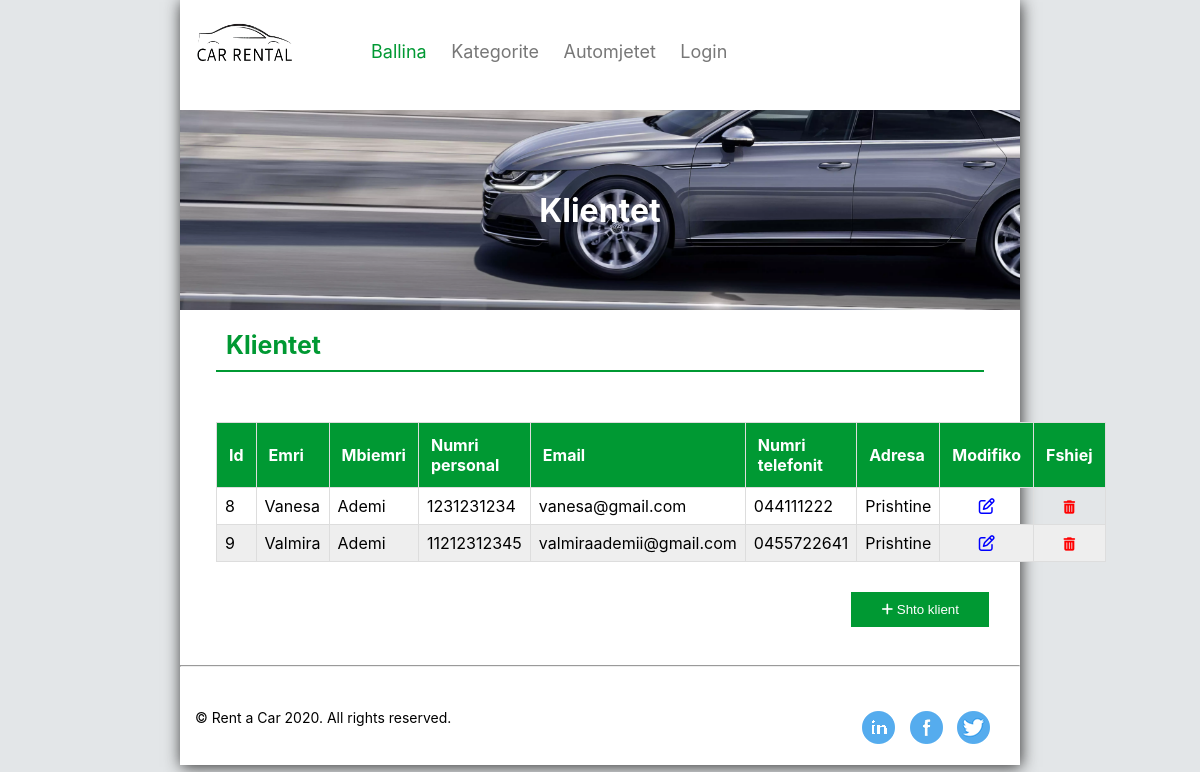
The app's page /klientet.php with its own data.
### tables this page shows
CREATE TABLE `klientet` (
  `klientiid` int(11) NOT NULL,
  `emri` varchar(255) NOT NULL,
  `mbiemri` varchar(255) NOT NULL,
  `nr_personal` bigint(20) NOT NULL,
  `email` varchar(255) NOT NULL,
  `telefoni` varchar(255) NOT NULL,
  `adresa` varchar(255) DEFAULT NULL,
  `username` varchar(255) DEFAULT NULL,
  `password` varchar(255) DEFAULT NULL,
  `roli` bit(3) NOT NULL
);

### includes/sqlFunctions.php (called while the page is built, shortened)
<?php
    function connection()
    {
        $dbconn = mysqli_connect('localhost', 'root', '', 'rentacardb');
        return $dbconn;
    }
    function merrKlientet()
    {
        $dbconn = connection();
        $sql = "SELECT * FROM klientet Where roli = 0";
        $result = mysqli_query($dbconn, $sql);
        return $result;
    }
?>

### klientet.php (the view, shortened to what this page needs)
<?php
include_once 'includes/header.php';
include_once 'includes/sqlFunctions.php';
?>
<div id="main">
    <div id="slide-bar">
        <div class="image">
            <h1>Klientet</h1>
        </div>
    </div>
    <div class="tabela">
        <h1 style="margin-bottom: 50px;">Klientet</h1>
        <table id="klientet_table">
            <thead>
                <tr>
                    <th>Id</th>
                    <th>Emri</th>
                    <th>Mbiemri</th>
                    <th>Numri personal</th>
                    <th>Email</th>
                    <th>Numri telefonit</th>
                    <th>Adresa</th>
                    <th>Modifiko</th>
                    <th>Fshiej</th>
                </tr>
            </thead>
            <tbody>
            <?php
                $klientet = merrKlientet();
                while ($klienti = mysqli_fetch_assoc($klientet)) {
            ?>
                    <tr>
                        <td><?php echo $klienti['klientiid']?></td>
                        <td><?php echo $klienti['emri']?></td>
                        <td><?php echo $klienti['mbiemri']?></td>
                        <td><?php echo $klienti['nr_personal']?></td>
                        <td><?php echo $klienti['email']?></td>
                        <td><?php echo $klienti['telefoni']?></td>
                        <td><?php echo $klienti['adresa']?></td>
                        <td id="modifiko">
                            <a href="shto_modifiko_klient.php?klientiid=<?php echo $klienti['klientiid'] ?>">
                                <i class="fa fa-pencil-square-o"></i>
                            </a>
                        </td>
                        <td id="fshiej">
                            <form action="fshijKlientin.php" method="post">
                                <button type="submit" style="border: none;background-color:transparent;cursor:pointer;" name="deleteKlient" onclick="return fshijKlientin()">
                                    <i class="fa fa-trash"></i>
                                </button>
                            </form>
                        </td>
                    </tr>
                <?php } ?>
            </tbody>
        </table>
        <button onclick="window.location.href='shto_modifiko_klient.php'" id="shto_klient"><i class="fa fa-plus" aria-hidden="true"></i> Shto klient</button>
    </div>
</div>
<hr>
<?php include_once 'includes/footer.php' ?>

### css/style.css (style rules this page uses)
body { margin: 0px; padding: 0px; background-color: #e3e6e8; font-family: -apple-system, BlinkMacSystemFont, "Segoe UI", Roboto, "Helvetica Neue", Arial, sans-serif; }
.image { background-image: url(../images/car5.png); background-position: bottom left; width: 100%; height: 200px; }
.image h1 { color: #fff; text-align: center; position: relative; top: 50%; transform: translateY(-50%); }
.tabela { width: 95%; margin: 0 auto; }
.tabela h1 { color: #009933; padding: 20px 0px 10px 10px; margin: 0px 15px; font-size: 25px; border-bottom: 2px solid #009933; }
#klientet_table { margin-top: 20px; border-collapse: collapse; width: 98%; margin: 30px 15px 0px 15px; }
#klientet_table td, #klientet_table th { border: 1px solid #ddd; padding: 8px; }
#klientet_table tr:nth-child(even) { background-color: #eee; }
#klientet_table th { padding: 12px; text-align: left; background-color: #009933; color: white; }
#shto_klient { float: right; margin-bottom: 30px; margin-top: 30px; margin-right: 10px; padding: 10px 30px; color: #fff; background-color: #009933; border: none; }
.fa-pencil-square-o { color: #0000ff; }
.fa-trash { color: #ff0000; }
#modifiko i { margin-left: 50%; transform: translateX(-50%); }
#fshiej button { margin-left: 50%; transform: translateX(-50%); }

### records on screen
klientet: klientiid "8", emri "Vanesa", mbiemri "Ademi", nr_personal "1231231234", email "vanesa@gmail.com", telefoni "044111222", adresa "Prishtine"
klientet: klientiid "9", emri "Valmira", mbiemri "Ademi", nr_personal "11212312345", email "valmiraademii@gmail.com", telefoni "0455722641", adresa "Prishtine"
